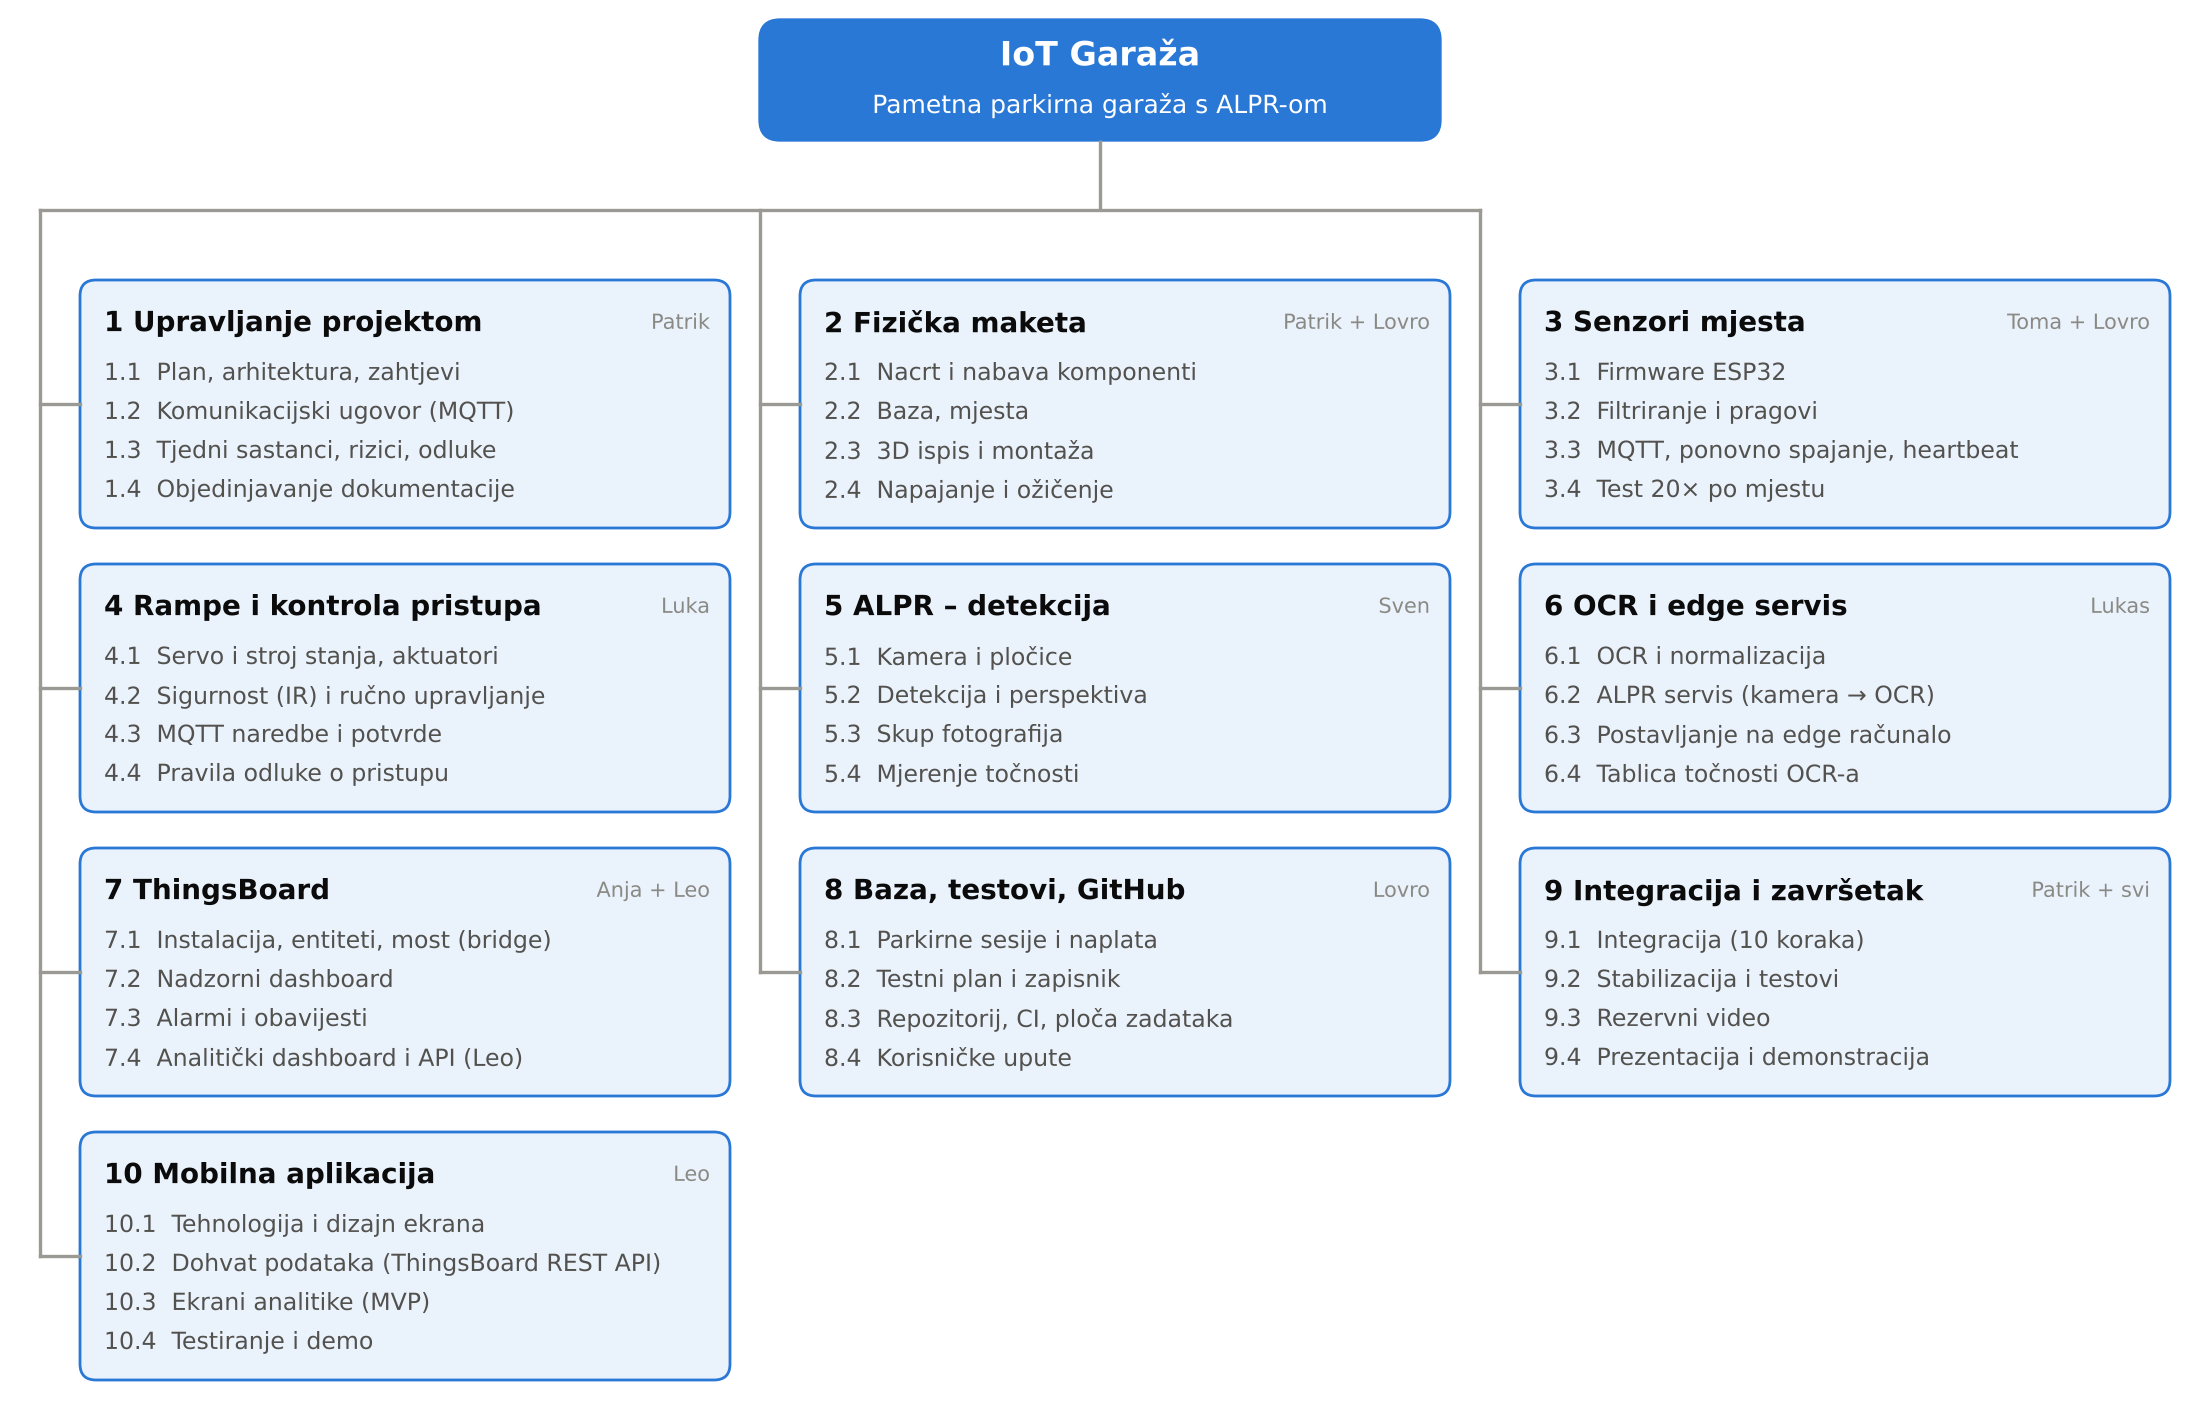

Recreate this plot in Python.
"""WBS slika za plan projekta: python wbs.py (treba matplotlib) -> wbs.png."""
import os
import matplotlib
matplotlib.use("Agg")
import matplotlib.pyplot as plt
from matplotlib.patches import FancyBboxPatch

INK, INK2, MUTED, LINE = "#0b0b0b", "#52514e", "#8a8984", "#9a9994"
BLUE, FILL, SURF = "#2a78d6", "#eaf2fc", "#ffffff"

packages = [
    ("1 Upravljanje projektom", "Patrik", ["Plan, arhitektura, zahtjevi", "Komunikacijski ugovor (MQTT)",
                                             "Tjedni sastanci, rizici, odluke", "Objedinjavanje dokumentacije"]),
    ("2 Fizička maketa", "Patrik + Lovro", ["Nacrt i nabava komponenti", "Baza, mjesta",
                                             "3D ispis i montaža", "Napajanje i ožičenje"]),
    ("3 Senzori mjesta", "Toma + Lovro", ["Firmware ESP32", "Filtriranje i pragovi",
                                          "MQTT, ponovno spajanje, heartbeat", "Test 20× po mjestu"]),
    ("4 Rampe i kontrola pristupa", "Luka", ["Servo i stroj stanja, aktuatori", "Sigurnost (IR) i ručno upravljanje",
                                             "MQTT naredbe i potvrde", "Pravila odluke o pristupu"]),
    ("5 ALPR – detekcija", "Sven", ["Kamera i pločice", "Detekcija i perspektiva", "Skup fotografija",
                                    "Mjerenje točnosti"]),
    ("6 OCR i edge servis", "Lukas", ["OCR i normalizacija", "ALPR servis (kamera → OCR)",
                                      "Postavljanje na edge računalo", "Tablica točnosti OCR-a"]),
    ("7 ThingsBoard", "Anja + Leo", ["Instalacija, entiteti, most (bridge)", "Nadzorni dashboard",
                                     "Alarmi i obavijesti", "Analitički dashboard i API (Leo)"]),
    ("8 Baza, testovi, GitHub", "Lovro", ["Parkirne sesije i naplata", "Testni plan i zapisnik",
                                          "Repozitorij, CI, ploča zadataka", "Korisničke upute"]),
    ("9 Integracija i završetak", "Patrik + svi", ["Integracija (10 koraka)", "Stabilizacija i testovi",
                                                     "Rezervni video", "Prezentacija i demonstracija"]),
    ("10 Mobilna aplikacija", "Leo", ["Tehnologija i dizajn ekrana", "Dohvat podataka (ThingsBoard REST API)",
                                      "Ekrani analitike (MVP)", "Testiranje i demo"]),
]

plt.rcParams.update({"font.family": "DejaVu Sans"})
fig = plt.figure(figsize=(11, 7.12), dpi=200)
ax = fig.add_axes([0, 0, 1, 1])
ax.set_xlim(0, 110)
ax.set_ylim(-7.2, 64)
ax.axis("off")
fig.patch.set_facecolor(SURF)

BW, BH = 32.5, 12.4
lefts = [4, 40, 76]
tops = [50, 35.8, 21.6, 7.4]
bus_y = 53.5

# root
ax.add_patch(FancyBboxPatch((38, 57), 34, 6, boxstyle="round,pad=0,rounding_size=1", fc=BLUE, ec=BLUE, lw=1.2))
ax.text(55, 61.2, "IoT Garaža", ha="center", va="center", color="white", fontsize=12, fontweight="bold")
ax.text(55, 58.7, "Pametna parkirna garaža s ALPR-om", ha="center", va="center", color="white", fontsize=9)
ax.plot([55, 55], [57, bus_y], color=LINE, lw=1.2, solid_capstyle="butt")
ax.plot([lefts[0] - 2, lefts[2] - 2], [bus_y, bus_y], color=LINE, lw=1.2)

for k, (title, owner, items) in enumerate(packages):
    col, row = k % 3, k // 3
    x, top = lefts[col], tops[row]
    trunk = x - 2
    ymid = top - BH / 2
    last_row = max(r for r in range(4) if 3 * r + col < len(packages))
    if row == last_row:
        ax.plot([trunk, trunk], [bus_y, ymid], color=LINE, lw=1.2)
    ax.plot([trunk, x], [ymid, ymid], color=LINE, lw=1.2)
    ax.add_patch(FancyBboxPatch((x, top - BH), BW, BH, boxstyle="round,pad=0,rounding_size=0.8",
                                fc=FILL, ec=BLUE, lw=1.0))
    ax.text(x + 1.2, top - 1.5, title, ha="left", va="top", fontsize=10, fontweight="bold", color=INK)
    ax.text(x + BW - 1.0, top - 1.65, owner, ha="right", va="top", fontsize=7.5, color=MUTED)
    n = int(title.split()[0])
    for j, it in enumerate(items):
        ax.text(x + 1.2, top - 4.1 - j * 1.95, "%d.%d  %s" % (n, j + 1, it), ha="left", va="top",
                fontsize=8.5, color=INK2)

fig.savefig(os.path.join(os.path.dirname(os.path.abspath(__file__)), "wbs.png"), facecolor=SURF)
print("ok")
